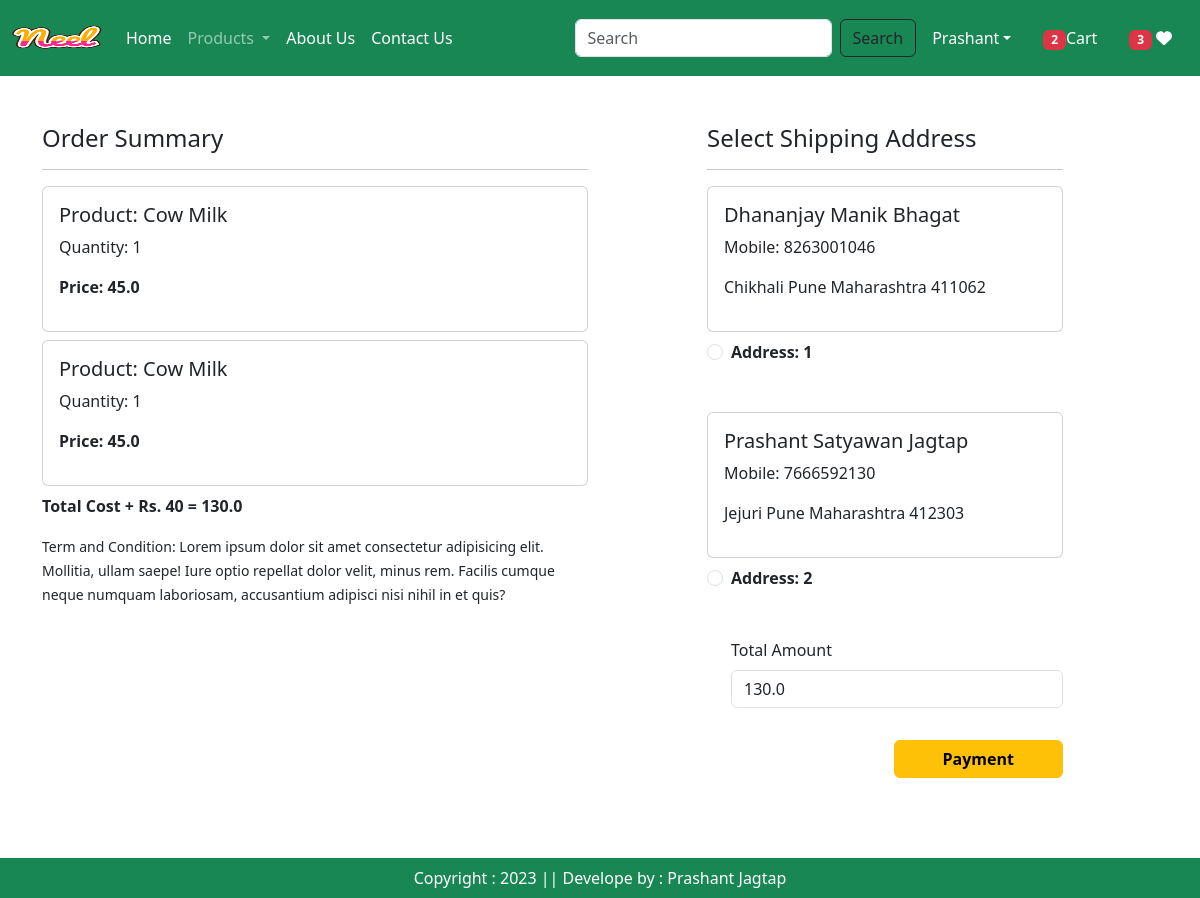
Screenshot of /checkout/ (signed in) with the database file from the repository.
### app/models.py (models this page shows, shortened)
class Cart(models.Model):
    user = models.ForeignKey(User,on_delete=models.CASCADE)
    product = models.ForeignKey(Product, on_delete=models.CASCADE)
    quantity = models.PositiveIntegerField(default=1)

class Product(models.Model):
    title = models.CharField(max_length=100)
    selling_price = models.FloatField()
    discounted_price = models.FloatField()
    description = models.TextField()
    composition = models.TextField(default='')
    prodapp = models.TextField(default='')
    category = models.CharField(choices=CATEGORY_CHOICES, max_length=2)
    product_image = models.ImageField(upload_to='product')

class Customer(models.Model):
    user = models.ForeignKey(User, on_delete=models.CASCADE)
    name = models.CharField(max_length=200)
    locality = models.CharField(max_length=200)
    city = models.CharField(max_length=50)
    mobile = models.IntegerField(default=0)
    zipcode = models.IntegerField()
    state = models.CharField(choices=STATE_CHOICES,max_length=100)

### app/views.py (the view, shortened to what this page needs)
# urls.py: path('checkout/', views.checkout.as_view(), name='checkout'),
@method_decorator(login_required,name='dispatch')
class checkout(View):
    def get(self,request):
        totalitem = 0
        if request.user.is_authenticated:
            totalitem = len(Cart.objects.filter(user=request.user))
            wishitem = len(Wishlist.objects.filter(user=request.user))
        user = request.user
        add=Customer.objects.filter(user=user)
        cart_items=Cart.objects.filter(user=user)
        famount=0
        for p in cart_items:
            value=p.quantity*p.product.discounted_price
            famount=famount+value
        totalamount=famount+40
        razoramount = int(totalamount * 100)
        client = razorpay.Client(auth=(settings.RAZOR_KEY_ID, settings.RAZOR_KEY_SECRET))
        data = { "amount": razoramount, "currency":"INR", "receipt":"oredr_receipt_12"}
        payment_response =client.order.create(data=data)
        print(payment_response)
        order_id = payment_response['id']
        order_status = payment_response['status']
        return render(request, 'app/checkout.html',locals())

### app/templates/app/checkout.html (shortened to what this page needs)
{% extends 'app/base.html' %}
{% load static %}
{% block main-content %}
<div class="container">
<div class="row mt-5">
    <div class="col-sm-6">
        <h4>Order Summary</h4>
        <hr>
        {% for item in cart_items %}
            <div class="card mb-2">
                <div class="card-body">
                    <h5>Product: {{item.product.title}}</h5>
                    <p>Quantity: {{item.quantity}}</p>
                    <p class="fw-bold">Price: {{item.product.discounted_price}}</p>
                </div>
            </div>
        {% endfor %}
        <p class="fw-bold">Total Cost + Rs. 40 = {{totalamount}}</p>
        <small>Term and Condition: Lorem ipsum dolor sit amet consectetur adipisicing elit. Mollitia, ullam saepe! Iure optio repellat dolor velit, minus rem. Facilis cumque neque numquam laboriosam, accusantium adipisci nisi nihil in et quis?</small>
</div>
<div class="col-sm-4 offset-sm-1">
    <h4>Select Shipping Address</h4>
    <hr>
    <form method="post" id="myform">
        {% for ad in add %}
            <div class="card">
                <div class="card-body">
                    <h5>{{ad.name}}</h5>
                    <p>Mobile: {{ad.mobile}}</p>
                    <p>{{ad.locality}} {{ad.city}} {{ad.state}} {{ad.zipcode}}</p>
                </div>
            </div>
            <div class="form-check mt-2 mb-5">
                <input class="form-check-input" type="radio" name="custid" id="custadd{{forloop.counter}}" value="{{ad.id}}">
                <label class="form-check-label fw-bold" for="custadd{{forloop.counter}}">
                Address: {{forloop.counter}} </label>
            </div>
        {% endfor %}
        <div class="form-check mb-3">
            <label for="totamount" class="form-label">Total Amount</label>
            <input type="number" class="form-control" name="totamount" value={{totalamount}} readonly>
        </div>
        <div class="text-end">
             <button id="rzp-button1" type="submit" class="btn btn-warning mt-3 px-5 fw-bold">Payment</button><br><br><br><br><br><br>
        </div>
    </form>
</div>
</div>
</div>
{% endblock main-content %}

### rows the page displays
Cart: product "Cow Milk", quantity "1", product.discounted_price "45.0"
Cart: product "Cow Milk", quantity "1", product.discounted_price "45.0"
Customer: name "Dhananjay Manik Bhagat", mobile "8263001046", locality "Chikhali", city "Pune", state "Maharashtra", zipcode "411062"
Customer: name "Prashant Satyawan Jagtap", mobile "7666592130", locality "Jejuri", city "Pune", state "Maharashtra", zipcode "412303"

### other values shown
{{ totalitem }} "2"
{{ wishitem }} "3"
{{ totalamount }} "130.0"
